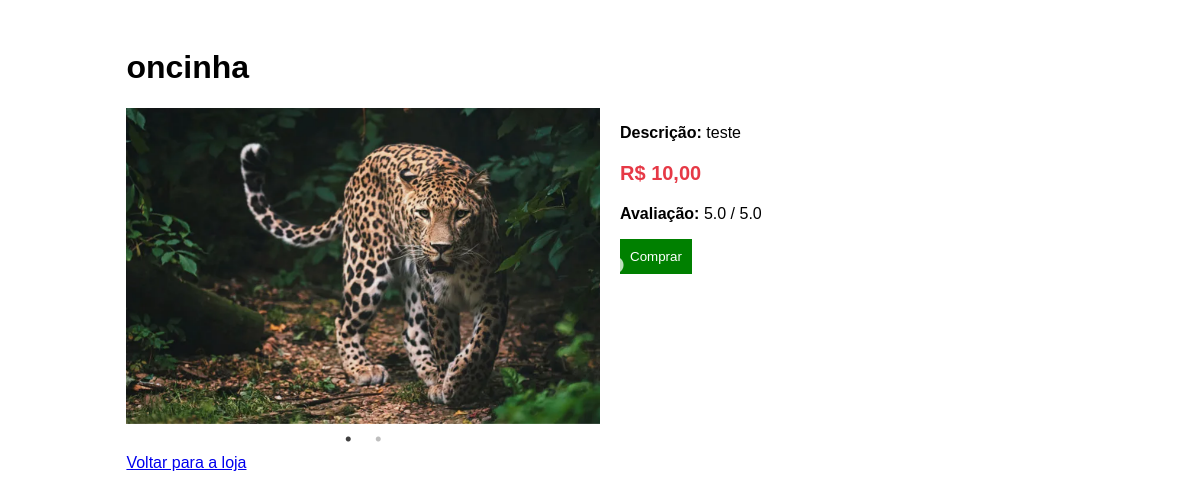
Page /detalheProduto.php?id=2 on the committed database.
### tables this page shows
CREATE TABLE `produtos` (
  `id` bigint(20) NOT NULL,
  `nome` varchar(200) NOT NULL,
  `avaliacao` decimal(2,1) DEFAULT NULL CHECK (`avaliacao` between 1.0 and 5.0 and `avaliacao` MOD 0.5 = 0),
  `descricao` varchar(2000) DEFAULT NULL,
  `preco` decimal(10,2) NOT NULL CHECK (`preco` >= 0),
  `quantidade_estoque` int(11) NOT NULL,
  `status` tinyint(1) NOT NULL DEFAULT 1
);

CREATE TABLE `imagens_produto` (
  `id` bigint(20) NOT NULL,
  `produto_id` bigint(20) NOT NULL,
  `caminho` varchar(255) NOT NULL,
  `principal` tinyint(1) NOT NULL DEFAULT 0
);

### detalheProduto.PHP (the view, shortened to what this page needs)
<?php
require 'connectDB.php';
$produto_id = intval($_GET['id']);
$sql_produto = "SELECT * FROM produtos WHERE id = ?";
$stmt_produto = $mysqli->prepare($sql_produto);
$stmt_produto->bind_param("i", $produto_id);
$stmt_produto->execute();
$result_produto = $stmt_produto->get_result();
$produto = $result_produto->fetch_assoc();
$sql_imagens = "SELECT * FROM imagens_produto WHERE produto_id = ?";
$stmt_imagens = $mysqli->prepare($sql_imagens);
$stmt_imagens->bind_param("i", $produto_id);
$stmt_imagens->execute();
$result_imagens = $stmt_imagens->get_result();
?>
<!DOCTYPE html>
<html lang="pt-br">
<head>
    <link rel="stylesheet" href="https://cdnjs.cloudflare.com/ajax/libs/slick-carousel/1.8.1/slick.min.css">
    <link rel="stylesheet" href="https://cdnjs.cloudflare.com/ajax/libs/slick-carousel/1.8.1/slick-theme.min.css">
</head>
<body>
    <div class="container">
        <h1><?php echo htmlspecialchars($produto['nome']); ?></h1>
        <div class="product-container">
            <div class="carousel slick-carousel">
                <?php while ($imagem = $result_imagens->fetch_assoc()) { ?>
                    <div><img src="<?php echo htmlspecialchars($imagem['caminho']); ?>" alt="Imagem do Produto"></div>
                <?php } ?>
            </div>
            <div class="product-details">
                <p><strong>Descrição:</strong> <?php echo nl2br(htmlspecialchars($produto['descricao'])); ?></p>
                <p class="price">R$ <?php echo number_format($produto['preco'], 2, ',', '.'); ?></p>
                <p><strong>Avaliação:</strong> <?php echo $produto['avaliacao']; ?> / 5.0</p>
                <form action="carrinho.php" method="post">
                    <button type="submit" class="buy-button">Comprar</button>
                </form>
            </div>
        </div>
        <a href="home.php">Voltar para a loja</a>
    </div>
</body>
</html>

### detalheProduto.PHP (style rules this page uses)
body { font-family: Arial, sans-serif; }
.container { width: 80%; margin: auto; padding: 20px; }
.product-container { display: flex; gap: 20px; }
.carousel { width: 50%; }
.product-details { width: 50%; }
.carousel img { width: 100%; height: auto; }
.price { font-size: 20px; color: #e63946; font-weight: bold; }
.buy-button { background: green; color: white; padding: 10px; border: none; cursor: pointer; }

### rows in the picture
produtos: nome "oncinha", descricao "teste", preco "10,00", avaliacao "5.0"
imagens_produto: caminho (picture)
